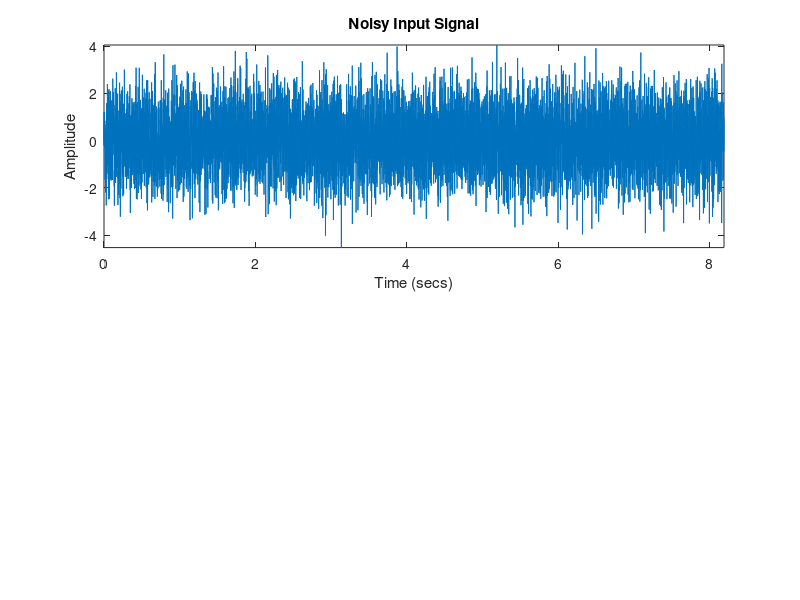

This figure's MATLAB source: (Note: this script raises an error after producing the figure.)
close all; clear all; clc;
% Assume we capture 8192 samples at 1kHz sample rate
Nsamps = 8192;
fsamp = 1000;
Tsamp = 1/fsamp;
t = (0:Nsamps-1)*Tsamp;
% Assume the noisy signal is exactly 123Hz
fsig = 123;
signal = sin(2*pi*fsig*t);
noise = 1*randn(1,Nsamps);
x = signal + noise;
% Plot time-domain signal
subplot(2,1,1);
plot(t, x);
ylabel('Amplitude'); xlabel('Time (secs)');
axis tight;
title('Noisy Input Signal');
% Choose FFT size and calculate spectrum
Nfft = 1024;
[Pxx,f] = pwelch(x,gausswin(Nfft),Nfft/2,Nfft,fsamp);
% Plot frequency spectrum
subplot(2,1,2);
plot(f,Pxx);
ylabel('PSD'); xlabel('Frequency (Hz)');
grid on;
% Get frequency estimate (spectral peak)
[~,loc] = max(Pxx);
FREQ_ESTIMATE = f(loc)
title(['Frequency estimate = ',num2str(FREQ_ESTIMATE),' Hz']);